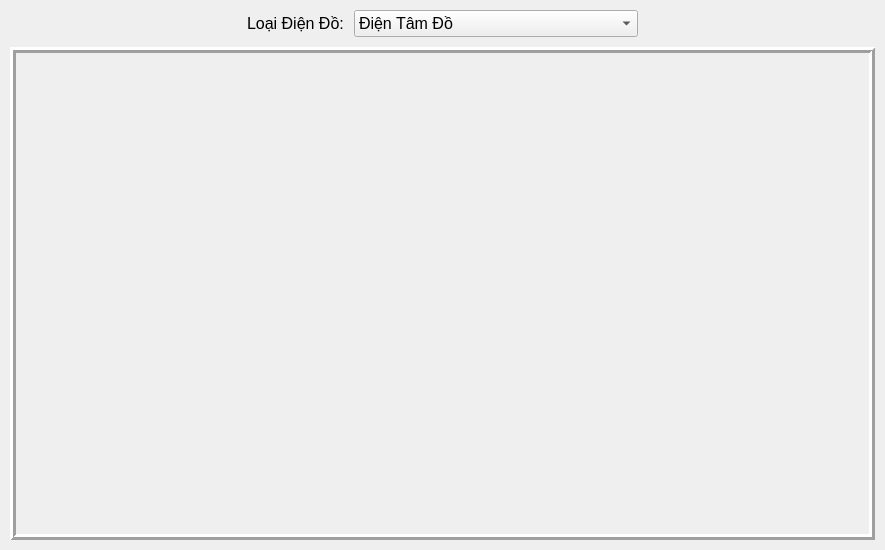
<?xml version="1.0" encoding="UTF-8"?>
<ui version="4.0">
 <class>ECGPatient</class>
 <widget class="QFrame" name="ECGPatient">
  <property name="geometry">
   <rect>
    <x>0</x>
    <y>0</y>
    <width>885</width>
    <height>550</height>
   </rect>
  </property>
  <property name="windowTitle">
   <string>Frame</string>
  </property>
  <layout class="QVBoxLayout" name="verticalLayout_3" stretch="0,9">
   <property name="spacing">
    <number>10</number>
   </property>
   <property name="leftMargin">
    <number>10</number>
   </property>
   <property name="topMargin">
    <number>10</number>
   </property>
   <property name="rightMargin">
    <number>10</number>
   </property>
   <property name="bottomMargin">
    <number>10</number>
   </property>
   <item>
    <layout class="QHBoxLayout" name="horizontalLayout_2">
     <item>
      <spacer name="horizontalSpacer">
       <property name="orientation">
        <enum>Qt::Horizontal</enum>
       </property>
       <property name="sizeHint" stdset="0">
        <size>
         <width>40</width>
         <height>20</height>
        </size>
       </property>
      </spacer>
     </item>
     <item>
      <layout class="QHBoxLayout" name="horizontalLayout" stretch="0,9">
       <item>
        <widget class="QLabel" name="label_4">
         <property name="font">
          <font>
           <pointsize>12</pointsize>
          </font>
         </property>
         <property name="text">
          <string>Loại Điện Đồ:</string>
         </property>
        </widget>
       </item>
       <item>
        <widget class="QComboBox" name="comboECGType">
         <property name="minimumSize">
          <size>
           <width>284</width>
           <height>0</height>
          </size>
         </property>
         <property name="maximumSize">
          <size>
           <width>9999</width>
           <height>16777215</height>
          </size>
         </property>
         <property name="font">
          <font>
           <pointsize>12</pointsize>
          </font>
         </property>
         <item>
          <property name="text">
           <string>Điện Tâm Đồ</string>
          </property>
         </item>
         <item>
          <property name="text">
           <string>Điện Não Đồ</string>
          </property>
         </item>
        </widget>
       </item>
      </layout>
     </item>
     <item>
      <spacer name="horizontalSpacer_2">
       <property name="orientation">
        <enum>Qt::Horizontal</enum>
       </property>
       <property name="sizeHint" stdset="0">
        <size>
         <width>40</width>
         <height>20</height>
        </size>
       </property>
      </spacer>
     </item>
    </layout>
   </item>
   <item>
    <widget class="QFrame" name="mainFrame">
     <property name="frameShape">
      <enum>QFrame::Box</enum>
     </property>
     <property name="frameShadow">
      <enum>QFrame::Raised</enum>
     </property>
     <property name="lineWidth">
      <number>3</number>
     </property>
     <layout class="QVBoxLayout" name="verticalLayout_2">
      <property name="spacing">
       <number>0</number>
      </property>
      <property name="leftMargin">
       <number>0</number>
      </property>
      <property name="topMargin">
       <number>0</number>
      </property>
      <property name="rightMargin">
       <number>0</number>
      </property>
      <property name="bottomMargin">
       <number>0</number>
      </property>
      <item>
       <layout class="QVBoxLayout" name="mainLayout"/>
      </item>
     </layout>
    </widget>
   </item>
  </layout>
 </widget>
 <resources/>
 <connections/>
</ui>
